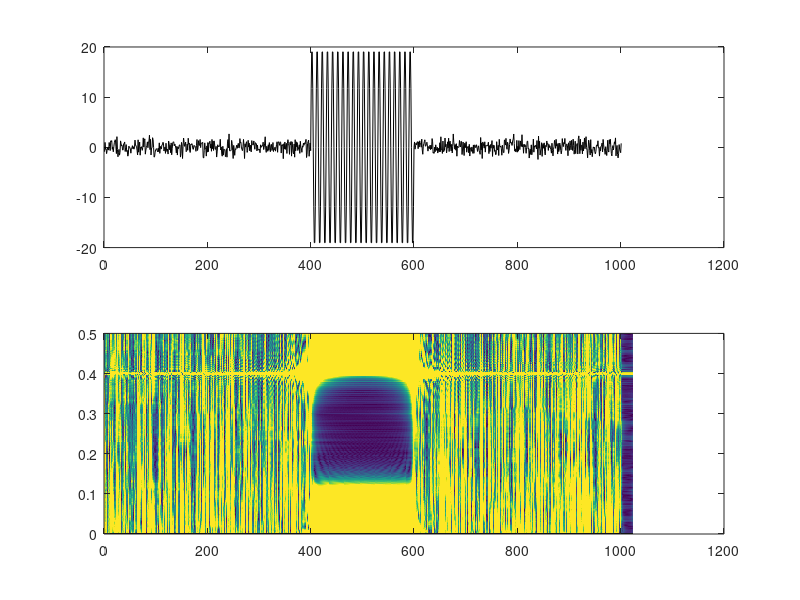

Reproduce this figure in MATLAB. (Note: this script raises an error after producing the figure.)
% stran_test.m

% Sample signal "h"
h = randn(1001,1);
h(401:600) = 20.*sin((1:200).'*2*pi/10);

N = pow2(nextpow2(size(h,1)));
Nhalf = N/2;

f = ifftshift(-Nhalf:Nhalf-1)./N;
% hft = circshift(dft(h,N),Nhalf);
hft = fft(h,N);

% Preallocation...
% S = zeros(N ... % figure out if this is to be N/2... the hft may need to
% be truncated to N/2 in the loop...

S = cell(Nhalf+1,1);
store = cell(Nhalf+1,1);
for n = 2:Nhalf+1
    w = exp(-2*pow2(pi.*f./f(n-1)));
    store{n} = w;
    tmp = circshift(hft,n-1).';
    tmp = tmp.*w;
    S{n} = ifft(tmp);
end
S{1} = ones(1,N)*mean(ifft(hft));
S = cell2mat(S);
store = cell2mat(store);

figure
ax(1) = subplot(2,1,1);
plot(h,'k')
ax(2) = subplot(2,1,2);
imagesc(1:N,linspace(0,0.5,size(S,1)),abs(S),[0,0.5]);
axis xy
linkaxes(ax,'x')

% test with stran
[st,sw] = stran(h);

figure
ax(1) = subplot(2,1,1);
plot(h,'k')
ax(2) = subplot(2,1,2);
imagesc(1:N,linspace(0,0.5,size(st,1)),abs(st),[0,.5]);
axis xy
linkaxes(ax,'x')